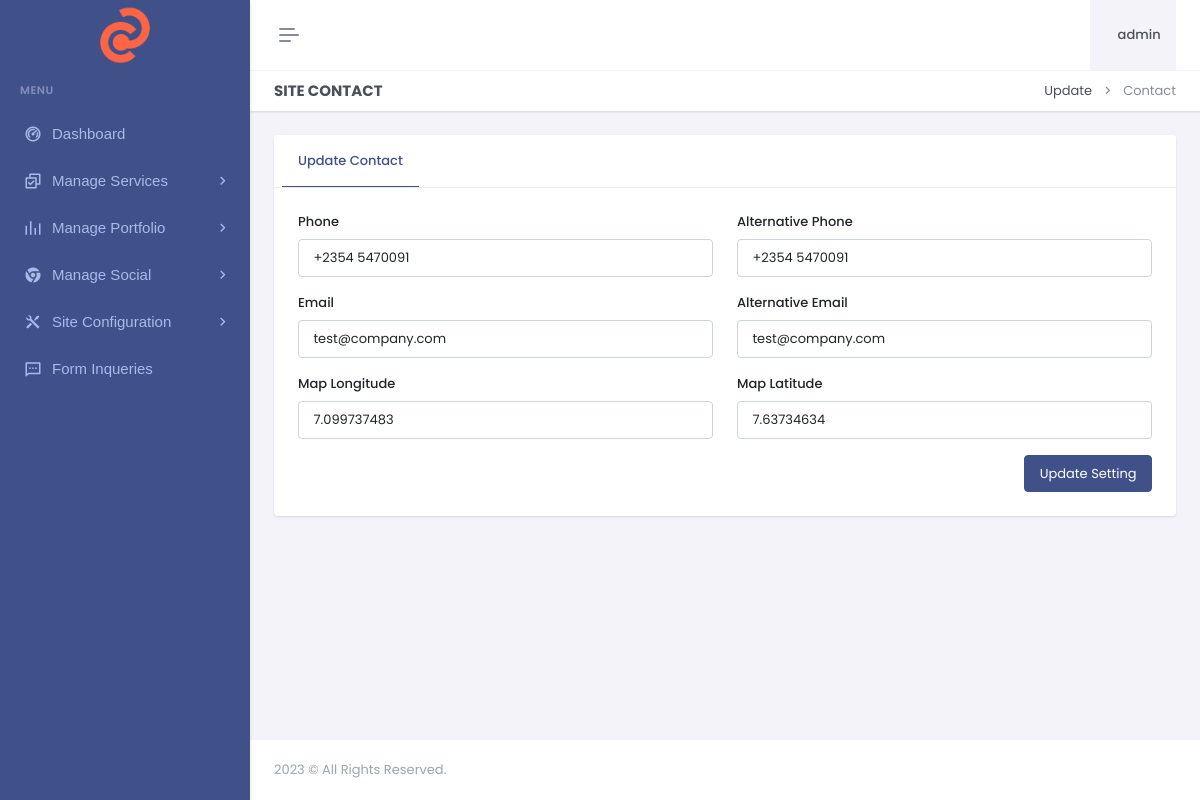
Page /dashboard/updatecontact.php (signed in) on the committed database.
### tables this page shows
CREATE TABLE `logo` (
  `id` int(11) NOT NULL,
  `xfile` varchar(1000) NOT NULL,
  `ufile` varchar(1000) NOT NULL,
  `updated_at` timestamp NOT NULL DEFAULT current_timestamp() ON UPDATE current_timestamp()
);

CREATE TABLE `sitecontact` (
  `id` int(11) NOT NULL,
  `phone1` varchar(150) NOT NULL,
  `phone2` varchar(150) NOT NULL,
  `email1` varchar(100) NOT NULL,
  `email2` varchar(100) NOT NULL,
  `longitude` varchar(100) NOT NULL,
  `latitude` varchar(150) NOT NULL,
  `updated_at` timestamp NOT NULL DEFAULT current_timestamp() ON UPDATE current_timestamp()
);

### dashboard/updatecontact.php (the view, shortened to what this page needs)
<?php include"header.php";?>
<?php include"sidebar.php";?>
<div class="main-content">
 <div class="page-content">
       <div class="container-fluid">
                    <div class="row">
                        <div class="col-12">
                            <div class="page-title-box d-sm-flex align-items-center justify-content-between">
                                <h4 class="mb-sm-0">Site Contact</h4>
                                <div class="page-title-right">
                                    <ol class="breadcrumb m-0">
                                        <li class="breadcrumb-item"><a href="javascript: void(0);">Update</a></li>
                                        <li class="breadcrumb-item active">Contact</li>
                                    </ol>
                                </div>
                            </div>
                        </div>
                    </div>
                    <div class="row">
                        <div class="col-xxl-9">
                            <div class="card mt-xxl-n5">
                                <div class="card-header">
                                    <ul class="nav nav-tabs-custom rounded card-header-tabs border-bottom-0" role="tablist">
                                        <li class="nav-item">
                                            <a class="nav-link active" data-bs-toggle="tab" href="#personalDetails" role="tab" aria-selected="false">
                                                <i class="fas fa-home"></i>Update Contact
                                            </a>
                                        </li>
                                    </ul>
                                </div>
                                <div class="card-body p-4">
                                    <div class="tab-content">
                                        <div class="tab-pane active" id="personalDetails" role="tabpanel">
                                        <?php
					 $query="SELECT * FROM sitecontact where id=1 ";
 $result = mysqli_query($con,$query);
while($row = mysqli_fetch_array($result))
{
	$phone1="$row[phone1]";
	$phone2="$row[phone2]";
  $email1="$row[email1]";
  $email2="$row[email2]";
  $longitude="$row[longitude]";
  $latitude="$row[latitude]";
}
  ?>
              <form action="" method="post" enctype="multipart/form-data">
                                                <div class="row">
                                            <div class="col-lg-6">
                                                <div class="mb-3">
                                                            <label for="firstnameInput" class="form-label"> Phone</label>
                                                            <input type="text" class="form-control" id="firstnameInput" name="phone1"  value="<?php print $phone1 ?>">
                                                        </div>
                                                    </div>
                                                    <div class="col-lg-6">
                                                        <div class="mb-3">
                                                            <label for="firstnameInput" class="form-label"> Alternative Phone</label>
                                                            <input type="text" class="form-control" id="firstnameInput" name="phone2"  value="<?php print $phone2 ?>">
                                                        </div>
                                                    </div>
                                                    <div class="col-lg-6">
                                                <div class="mb-3">
                                                            <label for="firstnameInput" class="form-label"> Email</label>
                                                            <input type="text" class="form-control" id="firstnameInput" name="email1"  value="<?php print $email1 ?>">
                                                        </div>
                                                    </div>
                                                    <div class="col-lg-6">
                                                        <div class="mb-3">
                                                            <label for="firstnameInput" class="form-label"> Alternative Email</label>
                                                            <input type="text" class="form-control" id="firstnameInput" name="email2"  value="<?php print $email2 ?>">
                                                        </div>
                                                    </div>
                                                    <div class="col-lg-6">
                                                <div class="mb-3">
                                                            <label for="firstnameInput" class="form-label">Map Longitude</label>
                                                            <input type="text" class="form-control" id="firstnameInput" name="longitude"  value="<?php print $longitude ?>">
                                                        </div>
                                                    </div>
                                                    <div class="col-lg-6">
                                                        <div class="mb-3">
                                                            <label for="firstnameInput" class="form-label"> Map Latitude</label>
                                                            <input type="text" class="form-control" id="firstnameInput" name="latitude"  value="<?php print $latitude ?>">
                                                        </div>
                                                    </div>
                                                    <div class="col-lg-12">
                                                        <div class="hstack gap-2 justify-content-end">
                                                            <button type="submit" name="save" class="btn btn-primary">Update Setting</button>
                                                        </div>
                                                    </div>
                                                </div>
                                            </form>
                                        </div>
                                    </div>
                                </div>
                            </div>
                        </div>
                    </div>
                </div>
            </div>
            <?php include"footer.php";?>

### dashboard/sidebar.php (shortened to what this page needs)
<?php
include"../z_db.php";
?>
<div class="app-menu navbar-menu">
  <div class="navbar-brand-box">
<?php
    $rr=mysqli_query($con,"SELECT ufile FROM logo");
$r = mysqli_fetch_row($rr);
$ufile = $r[0];
?>
    <a href="index.php" class="logo logo-light">
      <span class="logo-lg">
        <img src="uploads/logo/<?php print $ufile?>" alt="" height="60">
      </span>
    </a>
  </div>
  <div id="scrollbar">
    <div class="container-fluid">
      <ul class="navbar-nav" id="navbar-nav">
        <li class="menu-title"><span data-key="t-menu">Menu</span></li>
        <li class="nav-item">
                <a href="dashboard" class="nav-link" data-key="t-analytics">  <i class="ri-dashboard-2-line"></i> <span data-key="t-dashboards"> Dashboard </span></a>
              </li>
              <li class="nav-item">
                            <a class="nav-link menu-link" href="#sidebarLanding" data-bs-toggle="collapse" role="button" aria-expanded="true" aria-controls="sidebarLanding">
                                <i class="ri-checkbox-multiple-line"></i> <span data-key="t-landing">Manage Services</span>
                            </a>
                        </li>
                        <li class="nav-item">
                            <a class="nav-link menu-link" href="#sidebarPot" data-bs-toggle="collapse" role="button" aria-expanded="true" aria-controls="sidebarLanding">
                                <i class="ri-rhythm-fill"></i> <span data-key="t-landing">Manage Portfolio</span>
                            </a>
                        </li>
                        <li class="nav-item">
                            <a class="nav-link menu-link" href="#sidebarX" data-bs-toggle="collapse" role="button" aria-expanded="true" aria-controls="sidebarLanding">
                                <i class="ri-chrome-fill"></i> <span data-key="t-landing">Manage Social</span>
                            </a>
                        </li>
                        <li class="nav-item">
                            <a class="nav-link menu-link" href="#sidebarK" data-bs-toggle="collapse" role="button" aria-expanded="true" aria-controls="sidebarLanding">
                                <i class="ri-tools-fill"></i> <span data-key="t-landing"> Site Configuration </span>
                            </a>
                        </li>
                <li class="nav-item">
                <a href="contact-messages" class="nav-link" data-key="t-analytics">  <i class="ri-message-2-line"></i> <span data-key="t-message"> Form Inqueries </span></a>
              </li>
      </ul>
    </div>
  </div>
  <div class="sidebar-background"></div>
</div>

### rows in the picture
logo: ufile (picture)
sitecontact: phone1 "+2354 5470091", phone2 "+2354 5470091", email1 "test@company.com", email2 "test@company.com", longitude "7.099737483", latitude "7.63734634"

### other values in the picture
$username "admin"
